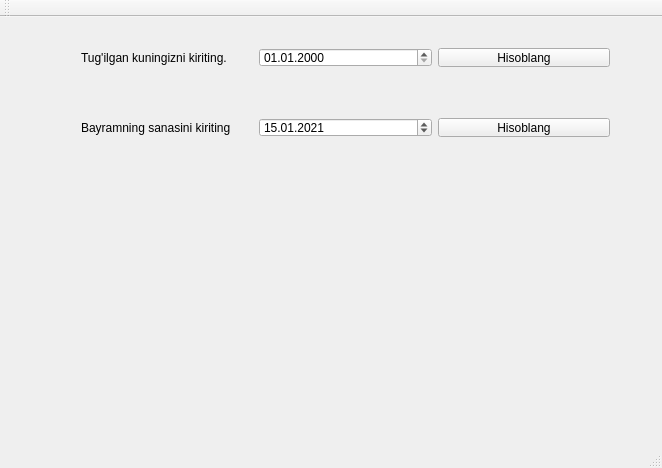
<?xml version="1.0" encoding="UTF-8"?>
<ui version="4.0">
 <class>daysto</class>
 <widget class="QMainWindow" name="daysto">
  <property name="geometry">
   <rect>
    <x>0</x>
    <y>0</y>
    <width>662</width>
    <height>468</height>
   </rect>
  </property>
  <property name="windowTitle">
   <string>daysto</string>
  </property>
  <widget class="QWidget" name="centralWidget">
   <widget class="QWidget" name="layoutWidget">
    <property name="geometry">
     <rect>
      <x>70</x>
      <y>90</y>
      <width>551</width>
      <height>41</height>
     </rect>
    </property>
    <layout class="QHBoxLayout" name="horizontalLayout_2">
     <item>
      <widget class="QLabel" name="label_2">
       <property name="text">
        <string>Bayramning sanasini kiriting</string>
       </property>
      </widget>
     </item>
     <item>
      <widget class="QDateTimeEdit" name="dateTimeEdit_2">
       <property name="date">
        <date>
         <year>2021</year>
         <month>1</month>
         <day>15</day>
        </date>
       </property>
       <property name="displayFormat">
        <string>dd.MM.yyyy</string>
       </property>
      </widget>
     </item>
     <item>
      <widget class="QPushButton" name="pushButton_2">
       <property name="text">
        <string>Hisoblang</string>
       </property>
      </widget>
     </item>
    </layout>
   </widget>
   <widget class="QWidget" name="">
    <property name="geometry">
     <rect>
      <x>70</x>
      <y>20</y>
      <width>551</width>
      <height>41</height>
     </rect>
    </property>
    <layout class="QHBoxLayout" name="horizontalLayout">
     <item>
      <widget class="QLabel" name="label">
       <property name="text">
        <string>Tug'ilgan kuningizni kiriting. </string>
       </property>
      </widget>
     </item>
     <item>
      <widget class="QDateTimeEdit" name="dateTimeEdit">
       <property name="displayFormat">
        <string>dd.MM.yyyy</string>
       </property>
      </widget>
     </item>
     <item>
      <widget class="QPushButton" name="pushButton">
       <property name="text">
        <string>Hisoblang</string>
       </property>
      </widget>
     </item>
    </layout>
   </widget>
  </widget>
  <widget class="QMenuBar" name="menuBar">
   <property name="geometry">
    <rect>
     <x>0</x>
     <y>0</y>
     <width>662</width>
     <height>21</height>
    </rect>
   </property>
  </widget>
  <widget class="QToolBar" name="mainToolBar">
   <attribute name="toolBarArea">
    <enum>TopToolBarArea</enum>
   </attribute>
   <attribute name="toolBarBreak">
    <bool>false</bool>
   </attribute>
  </widget>
  <widget class="QStatusBar" name="statusBar"/>
 </widget>
 <layoutdefault spacing="6" margin="11"/>
 <resources/>
 <connections/>
</ui>
